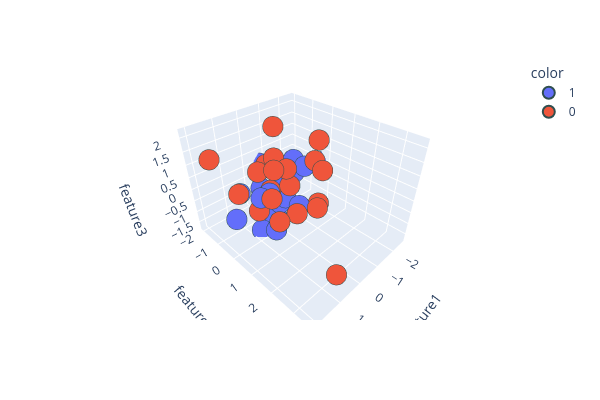

Here is the notebook cell this chart was saved with:
### Code cell
import plotly.express as px
plt.figure(figsize=(12,2))

fig = px.scatter_3d(df, x=df['feature1'], y=df['feature2'], z=df['feature3'],
              color=df['target'].astype('str'))
fig.update_traces(marker=dict(size=12,
                              line=dict(width=2,
                                        color='DarkSlateGrey')),
                  selector=dict(mode='markers'))

fig.update_layout(
    width=600, 
    height=400    
)
fig.show()

### Figure 1 — Plotly figure (JSON) as saved in the notebook; plotly's stock layout.template omitted (floating-point values rounded to 4 significant figures)
{"data": [{"hovertemplate": "color=1<br>feature1=%{x}<br>feature2=%{y}<br>feature3=%{z}<extra></extra>", "legendgroup": "1", "marker": {"color": "#636efa", "line": {"color": "DarkSlateGrey", "width": 2}, "size": 12, "symbol": "circle"}, "mode": "markers", "name": "1", "scene": "scene", "showlegend": true, "type": "scatter3d", "x": [-0.7008, -0.01146, 1.342, -2.571, -0.09748, -0.6694, 0.204, -1.263, -0.1685, -0.4191, -1.247, -0.7474, 0.4504, 0.8585, 0.535, -1.987, -0.213, -0.3991, 0.729, 1.171], "y": [-1.526, -0.04693, -0.9627, -0.2996, -0.3822, -1.998, -0.4152, -0.01819, -1.349, 0.5537, -0.5939, -0.9667, 0.2299, -0.002939, 0.07385, -1.336, 0.04901, -0.427, -0.2741, -0.7715], "z": [-1.749, -0.6496, -1.184, -0.05404, -1.504, -0.04268, -1.27, 0.4054, -0.7067, -0.6696, 0.4613, -0.6934, -1.511, 0.0538, 0.127, -0.7643, -0.4713, 0.2358, -1.662, 0.002171]}, {"hovertemplate": "color=0<br>feature1=%{x}<br>feature2=%{y}<br>feature3=%{z}<extra></extra>", "legendgroup": "0", "marker": {"color": "#EF553B", "line": {"color": "DarkSlateGrey", "width": 2}, "size": 12, "symbol": "circle"}, "mode": "markers", "name": "0", "scene": "scene", "showlegend": true, "type": "scatter3d", "x": [-0.2245, 0.8671, 1.566, -1.012, 2.09, -1.595, -0.04273, 1.087, 0.8783, -0.125, 0.2608, -1.278, -1.048, 1.38, 0.4069, 0.5042, 0.7146, -0.2004, 0.2756, 0.6999], "y": [-1.011, 0.9358, -0.2199, 0.955, -0.7576, 0.1966, 0.8235, 3.557, 0.6099, 0.3877, 0.05408, 0.6401, 1.055, 1.394, -0.0237, 0.9326, -0.2619, -0.4509, 2.035, -0.3895], "z": [0.4913, -0.4264, 0.461, -0.662, 1.731, 0.5941, -0.6776, -0.6577, 0.3496, 0.2769, 1.386, 1.701, 0.7745, 1.991, 0.1348, 1.459, 0.9107, 2.183, 0.4423, -0.8169]}], "layout": {"height": 400, "legend": {"title": {"text": "color"}, "tracegroupgap": 0}, "margin": {"t": 60}, "scene": {"domain": {"x": [0, 1], "y": [0, 1]}, "xaxis": {"title": {"text": "feature1"}}, "yaxis": {"title": {"text": "feature2"}}, "zaxis": {"title": {"text": "feature3"}}}, "width": 600}}
